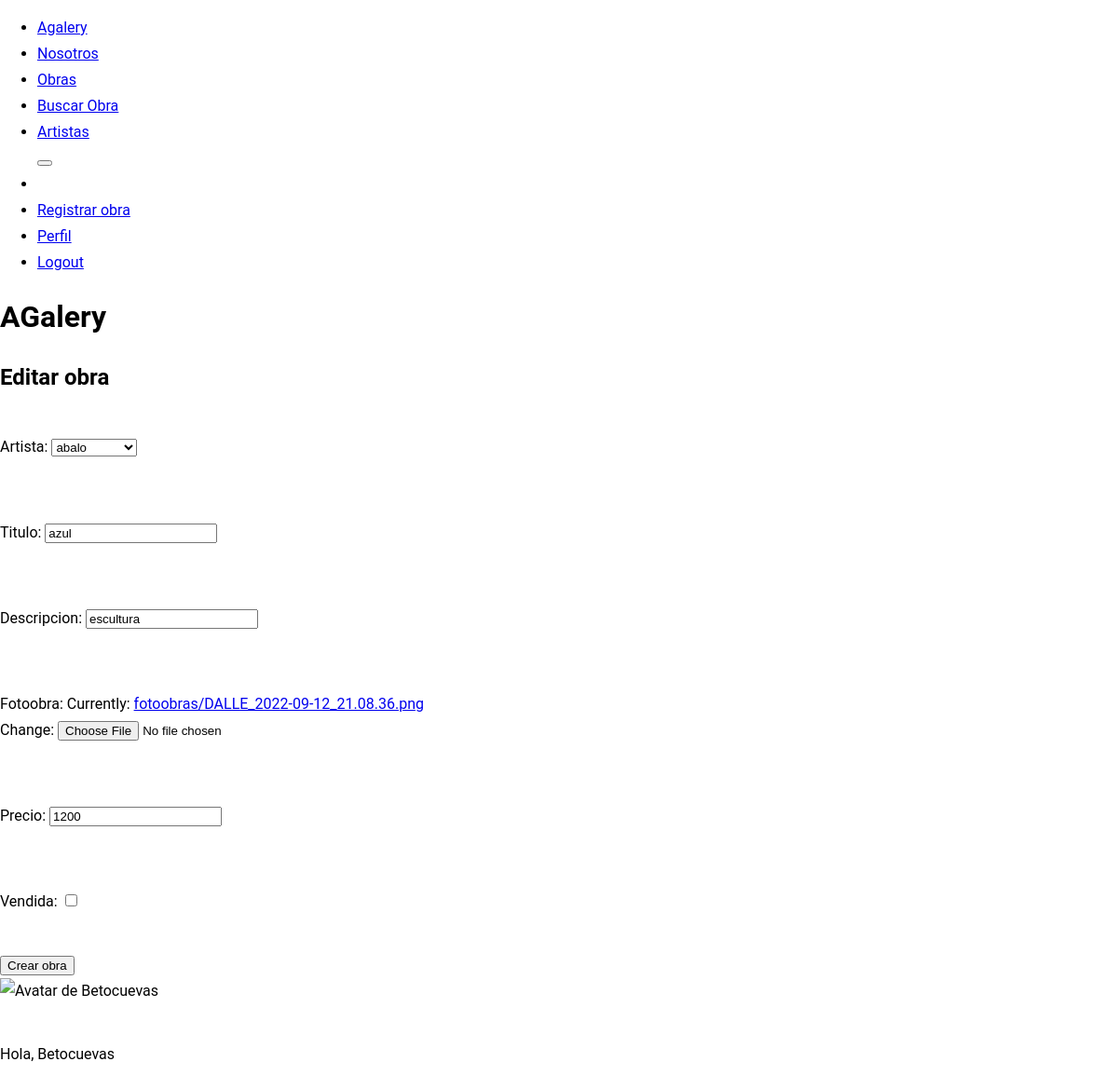
Screenshot of /editarobra/3/ (signed in) with the database file from the repository.
### appgaleria/models.py (models this page shows, shortened)
class obra(models.Model):
    artista = models.ForeignKey(User, on_delete=models.CASCADE, related_name='Artista')
    titulo = models.CharField(max_length=100)
    descripcion = models.CharField(max_length=300)
    fotoobra = models.ImageField(upload_to='fotoobras')
    precio = models.IntegerField(default=1)
    vendida = models.BooleanField(default= False)

### appgaleria/views.py (the view, shortened to what this page needs)
# urls.py: path('editarobra/<int:pk>/', views.obra_editar, name='actualizarobra'),
@login_required
def obra_editar(request, pk):
    obra_editar = obra.objects.get(id=pk)
    form = obraForm(instance=obra_editar)
    context = {'form':form}
    return render(request, 'appgaleria/obras/obras_editar.html', context)

### appgaleria/forms.py
class obraForm(forms.ModelForm):
    class Meta:
        model = obra
        fields = [
            'artista',
            'titulo',
            'descripcion',
            'fotoobra',
            'precio',
            'vendida'
            ]

### appgaleria/templates/appgaleria/obras/obras_editar.html (shortened to what this page needs)
{% extends 'appgaleria/padre.html' %}
{% block content %}
<h1>Editar obra</h1>
<form method="post" enctype="multipart/form-data">
    {{ form.as_p }}
    <button type="submit">Crear obra</button>
  </form>
{% endblock content %}

### appgaleria/templates/appgaleria/padre.html (shortened to what this page needs)
<!DOCTYPE html>
<html lang="en">
    <head>
        {% load static %}
        {% block head %}
        <link href="{% static 'agalery/css/styles.css' %}" rel="stylesheet" />
        {% endblock head %}
    </head>
    {% block nav %}
        <nav class="navbar navbar-expand-lg" navbar-light bg-light"">
            <div class="container px-lg-5">
                        <ul class="navbar-nav ms-auto mb-2 mb-lg-0">
                            <li class="nav-link"><a class="nav-link" href={% url 'home'%}>Agalery</a></li>
                            <li class="nav-link"><a class="nav-link" href={% url 'nosotros' %}>Nosotros</a></li>
                            <li class="nav-link"><a class="nav-link" href={% url 'obratodas' %}>Obras</a></li>
                            <li class="nav-link"><a class="nav-link" href={% url 'buscarobras' %}>Buscar Obra</a></li>
                            <li class="nav-link"><a class="nav-link" href={% url 'usuarios'%}>Artistas </a></li>
                <button class="navbar-toggler" type="button" data-bs-toggle="collapse" data-bs-target="#navbarSupportedContent" aria-controls="navbarSupportedContent" aria-expanded="false" aria-label="Toggle navigation"></button>
                <div class="collapse navbar-collapse" id="navbarSupportedContent">
                    {% if request.user.is_authenticated %}
                    <li><img src="{{url}}" style="max-height: 40px; max-width: 40px;"></li>
                    {% endif %}
                        {% if request.user.is_authenticated %}
                            <li class="nav-link"><a class="nav-link" href={% url 'registro_obra'%} >Registrar obra</a></li>
                            <li class="nav-link"><a class="nav-link" href={% url 'perfil'%}>Perfil </a></li>
                            <li class="nav-link"><a class="nav-link" href={% url 'logout' %}>Logout </a></li>
                        {% else %}
                            <li class="nav-link"><a class="nav-link" href={% url 'login'%}>Login </a></li>
                            <li class="nav-link"><a class="nav-link" href={% url 'singup'%}>Registrar</a></li>
                        {% endif %}
                    </ul>
                </div>
        </nav>
        {% endblock nav %}
    <body>
        <header class="py-1"> <div class="bg-light rounded-1 text-center">
            <h1 class="display-3 fw-bold">
                AGalery
            </h1>  </div> </header>
        <section class="py-1">
             <div class="container-sm">
                <div class="bg-light rounded-1 text-center">
{% block content %}{% endblock content %}
                </div>
            </div>
        </section>
        {% block footer %}
        <footer class="py-10 bg-dark">
                <div class="container">
                <div class="copyright text-center text-xl-left text-muted">
                                {% if request.user.is_authenticated %}
                                {% with avatar_url=avatar.imagen %}
                                    <img src="{% static avatar_url %}" alt="Avatar de {{ request.user.username }}" width="250" height="250">
                                    <p class="text-muted small mb-4 mb-lg0"> Hola, {{user.username}}</p>
                                {% endwith %}
                            {% endif %}
                </div>
            </div>
        </footer>
        {% endblock footer %}
    </body>
</html>

### appgaleria/static/agalery/css/styles.css (style rules this page uses)
:root { --bs-blue: #0d6efd; --bs-indigo: #6610f2; --bs-purple: #6f42c1; --bs-pink: #d63384; --bs-red: #dc3545; --bs-orange: #fd7e14; --bs-yellow: #ffc107; --bs-green: #198754; --bs-teal: #20c997; --bs-cyan: #0dcaf0; --bs-white: #fff; --bs-gray: #6c757d; --bs-gray-dark: #343a40; --bs-gray-100: #f8f9fa; --bs-gray-200: #e9ecef; --bs-gray-300: #dee2e6; --bs-gray-400: #ced4da; --bs-gray-500: #adb5bd; --bs-gray-600: #6c757d; --bs-gray-700: #495057; --bs-gray-800: #343a40; --bs-gray-900: #212529; --bs-primary: #0d6efd; --bs-secondary: #6c757d; --bs-success: #198754; --bs-info: #0dcaf0; --bs-warning: #ffc107; --bs-danger: #dc3545; --bs-light: #f8f9fa; --bs-dark: #212529; --bs-primary-rgb: 13, 110, 253; --bs-secondary-rgb: 108, 117, 125; --bs-success-rgb: 25, 135, 84; --bs-info-rgb: 13, 202, 240; --bs-warning-rgb: 255, 193, 7; --bs-danger-rgb: 220, 53, 69; --bs-light-rgb: 248, 249, 250; --bs-dark-rgb: 33, 37, 41; --bs-white-rgb: 255, 255, 255; --bs-black-rgb: 0, 0, 0; --bs-body-color-rgb: 33, 37, 41; --bs-body-bg-rgb: 255, 255, 255; --bs-font-sans-serif: system-ui, -apple-system, "Segoe UI", Roboto, "Helvetica Neue", Arial, "Noto Sans", "Liberation Sans", sans-serif, "Apple Color Emoji", "Segoe UI Emoji", "Segoe UI Symbol", "Noto Color Emoji"; --bs-font-monospace: SFMono-Regular, Menlo, Monaco, Consolas, "Liberation Mono", "Courier New", monospace; --bs-gradient: linear-gradient(180deg, rgba(255, 255, 255, 0.15), rgba(255, 255, 255, 0)); --bs-body-font-family: var(--bs-font-sans-serif); --bs-body-font-size: 1rem; --bs-body-font-weight: 400; --bs-body-line-height: 1.5; --bs-body-color: #212529; --bs-body-bg: #fff; }
* { box-sizing: inherit; }
html { box-sizing: border-box; }
body { font-family: 'Roboto', sans-serif; line-height: 1.75; margin: 0; min-block-size: 100vh; }
h1 { margin-block: 0 0.5em; }
p { padding-block: 1.5em; }

### rows the page displays
obra: artista "abalo", titulo "azul", descripcion "escultura", precio "1200"

### other values shown
{{ user.username }} "Betocuevas"
